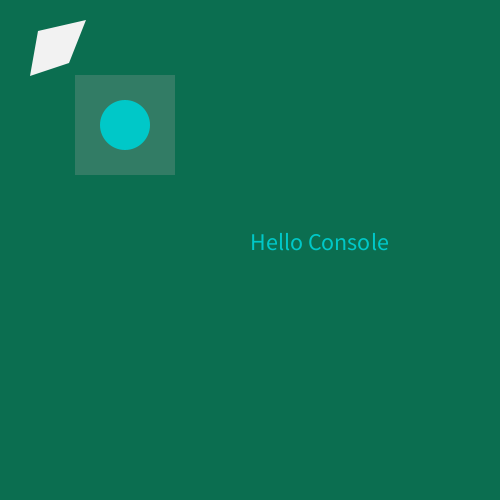
Frame 1 (no input)
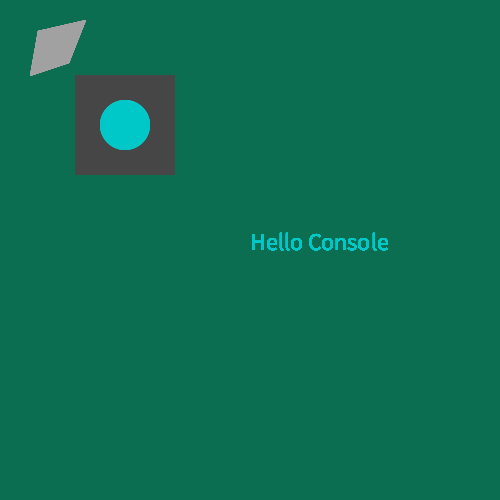
Frame 60 (the mouse pressed at the canvas centre just before this capture)
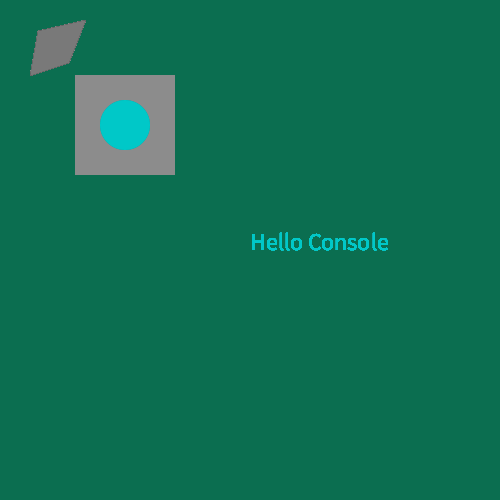
Frame 120 (the mouse held since frame 60 and released just before this capture)

The Processing sketch that drew these frames (run headless with seeded random() and noise(); from frame 60 on, the mouse is pressed at the canvas centre):

// Processing sketch: sketch_8_30_class
// ── sketch_8_30_class.pde
int w;
int h;
float myFloat;
String myString;

void setup (){
  myString= "Hello Console";
  //println(myString);
  // how to run text in your script without it interpreting it as code (put "")
  //needs semicolon to run
  w=100;
  h=200;
  size (500,500);
  background (11, 110, 80);
  noStroke();
  frameRate(5);
  textSize(24);
}
void draw(){
  //println ("Hello Console");
  //draws will make things run in a loop (can set limitations but will run indefinitely if you do nothing)
  //println ("Hi back");
  rectMode (CENTER);
  fill (random (0, 255), random(0,255));
  rect (width*.25, height*.25, 100, 100);
  fill (0, 200, 200);
  ellipse (width*.25, height*.25, 50, 50);
  text(myString, width/2, height/2);
  //or you can divide the dimensions by 2 (500/2, 500/2, 50, 50)
  noStroke ();
  fill(random (0, 255));
  quad(38, 31, 86, 20, 69, 63, 30, 76);
   
}
